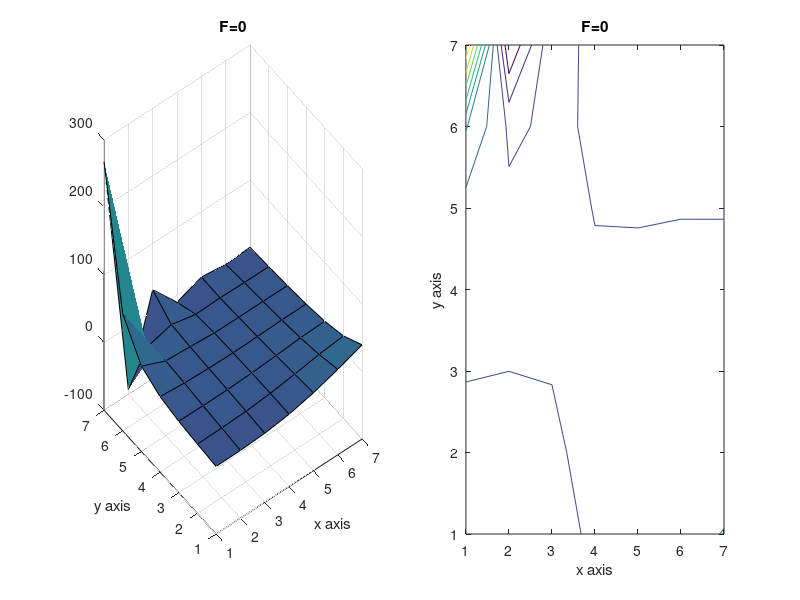

Write the MATLAB code that produced this figure.
%Matlab Code to solve Poisson's equation with Gauss Seidel Method with the following conditions in the problem statement. 
% Jose Chavez  1161146 
clear all; clc; 

%% Given Conditions 
ax = -pi; 
ay = -pi; 
bx = pi; 
by = pi; 
N=input('Value of X Intenal Nodes='); % Number of points on the internal nodes for N and M%
M=input('Value of Y Internal Nodes='); 
tic
Me=M+2; %Number of points including exterior boundary points for Ne and Me%
Ne=N+2; 
% this generates the x and y values that will be used to calculate 
x = linspace(-pi,pi,Ne); 
y = linspace(-pi,pi,Me); 
%% 
U = ones(Ne,Me); %U initial guess %

% For loop solving for right hand side with F equation with i,j indices% 

F = zeros(N+2,M+2);
  

%% Boundary Conditions for "top" and "bottom" 

% Bottom boundary values 
phi = ((x - ax).^2 ) .* sin( (pi *(x- ax)) / (2*(bx-ax)) ) ; 

% Top boundary values 
psy = cos (pi*(x-ax)).*cosh(bx-x); 

% place these known values in the solution grid 

U(1,:) = phi; 
U(N+2,:) = psy; 
%% Left and Right Boundary points 
%   Using the given neumann condition yields special cases of the Gauss-siedel iteration that can be used along entire "side" boundaries. 
%   F and U is computed in solution grid 
% Multipliers that are used in the iterations. 
dx = 2*pi/(N+1); 
B = 1/dx.^2;
dy = 2*pi/(M+1); 
C = 1/dy.^2;
den= -2*(B+C); 

% Normalize Multipliers%
B = B/den; 
C = C/den; 
F = F/den; 
den = 1; 
error=10; 
error_iterations=0;
save('Variables.mat');
load('Variables.mat');
% check for diagonal dominance of elements 
abs(den) >= abs(2*B+2*C)
while error>10^-10; 
    W=U; 

for i = 2:N+1; 
     
    % Left boundary 
    U(i,1) = den*(  F(i,1) - (2*B)*U(i,2) - C*U(i-1,1) - C*U(i+1,1) );
    
    % Right Boundary 
    U(i,N+2) = den*(  F(i,N+2) - (2*B)*U(i,N+1) - C*U(i-1,N+2) - C*U(i+1,N+2) ); 
end 

%% Gauss-Siedel iterating the general U equation%

for i = 2:N+1; 
    for j = 2:M+1; 
        U(i,j) = den*(  F(i,j) - C*U(i+1,j) - C*U(i-1,j)- B*U(i,j+1) - B*U(i,j-1) ); 
    end 
end 
error=abs(max(max(((W-U)./W)))); 
error_iterations=error_iterations+1;
end 
toc 
error_iterations
figure 
subplot(1,2,1),surf(U),xlabel('x axis'),ylabel('y axis'),title('F=0');

subplot(1,2,2),contour(U),xlabel('x axis'),ylabel('y axis'),title('F=0');